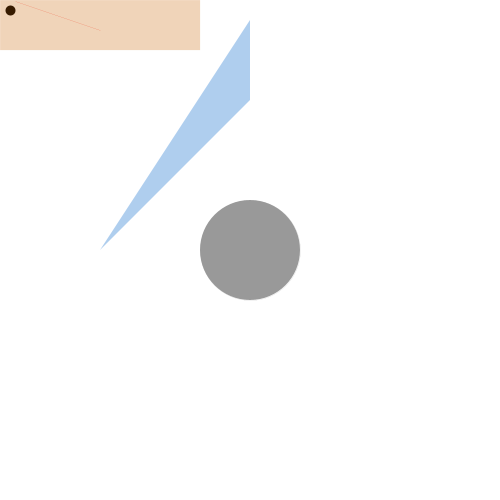
Frame 1 (no input)
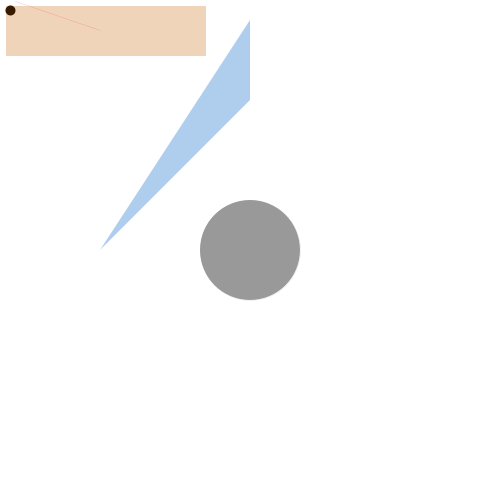
Frame 60 (the mouse pressed at the canvas centre just before this capture)
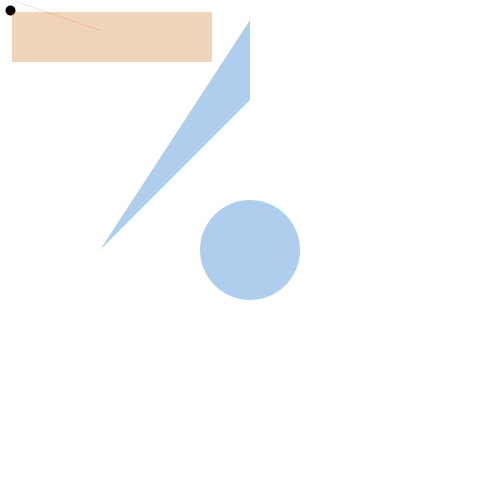
Frame 120 (the mouse held since frame 60 and released just before this capture)

The Processing sketch that drew these frames (run headless with seeded random() and noise(); from frame 60 on, the mouse is pressed at the canvas centre):

// Processing sketch: processing_99604
// ── processing_99604.pde

float xpos=0;
float ypos=0;
int elipseR=100;
float bx=0;
float by=0;
boolean over = false;
boolean locked = false;
float xOffset=0;
float yOffset=0;

void setup()
{
  size(500,500);
  background(255);
  bx=width/2;
  by=height/2;
}
void draw(){
    
  xpos+=0.1;
  ypos+=0.1;
   background(255);
  strokeWeight(10);
  stroke(0);
  
  point(10,10);
  strokeWeight(0);
  stroke(255,0,0);
  line(15,1,100,30);
  
  noStroke();
  fill(200,100,0,70);
  rect(xpos,ypos,200,50);
  noStroke();
  
  fill(0,100,200,80);
  triangle(bx,20,bx,elipseR,elipseR,by);
 
   if(mouseX>bx-elipseR && mouseX<bx+elipseR && mouseY>by-elipseR && mouseY < by+elipseR)
   {
     over=true;
    }
      else {
    stroke(153);
    fill(153);
    over = false;
    }    
     ellipse(bx,by,elipseR,elipseR);
}

void mousePressed()
{
  if(over) { 
    locked = true; 
    fill(50, 255, 50);
  } 
  else
  {
    locked = false;
  }
  
  xOffset = mouseX-bx; 
  yOffset = mouseY-by; 
}
void mouseDragged() {
  if(locked) {
    bx = mouseX-xOffset; 
    by = mouseY-yOffset; 
  }
}

void mouseReleased() {
  locked = false;
}
